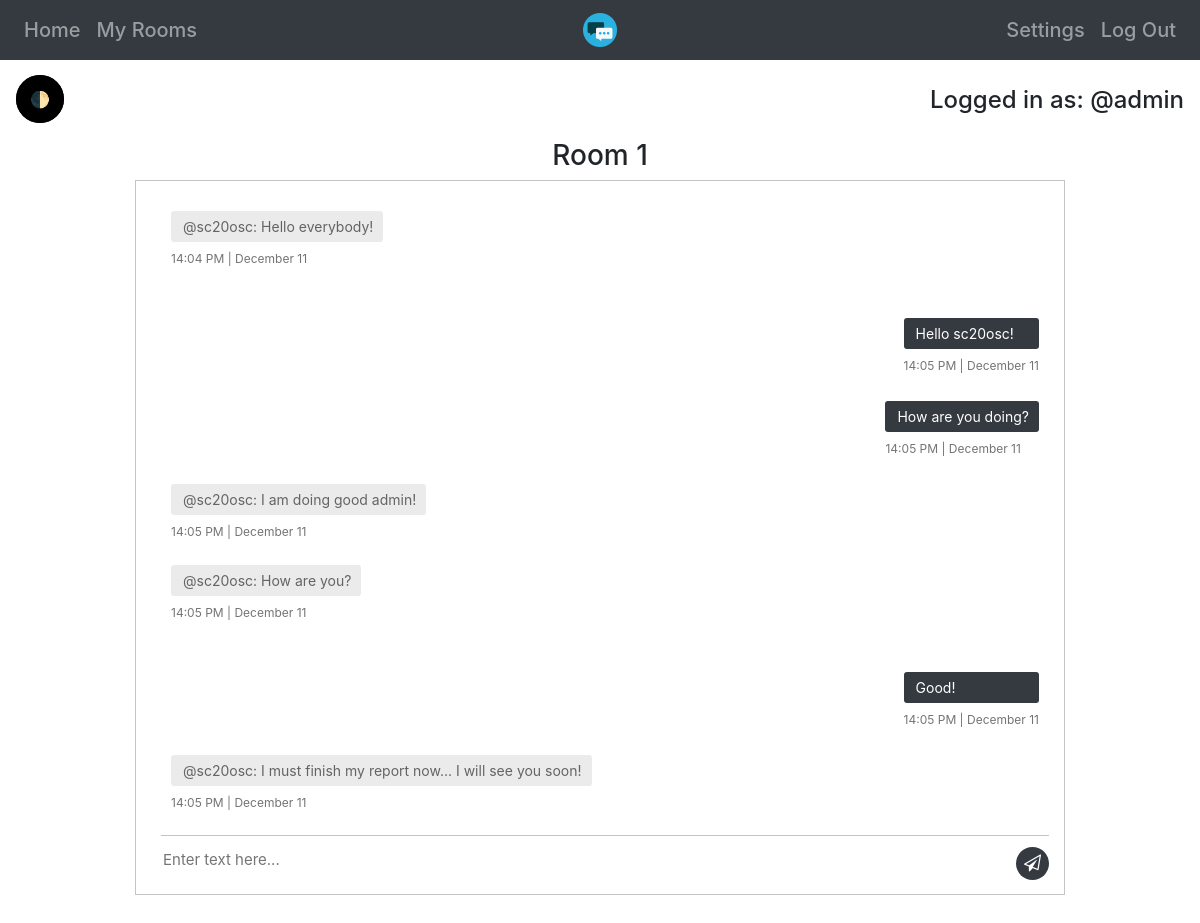
/room/1 (signed in), run on the app's committed database.
### app/models.py (models this page shows)
class Users(UserMixin,db.Model):
  __tablename__='Users'
  id=db.Column(db.Integer,primary_key=True)
  username=db.Column(db.String(20),unique=True)
  email=db.Column(db.String(50),unique=True)
  password=db.Column(db.String)
  rooms=db.relationship("Rooms",secondary='UserRooms',back_populates="users")

class Messages(db.Model):
  __tablename__='Messages'
  id=db.Column(db.Integer,primary_key=True)
  userroom_id=db.Column(db.Integer,db.ForeignKey('UserRooms.id'))
  message=db.Column(db.String(200))
  datetime=db.Column(db.DateTime(timezone=True))

### app/room.py (the view)
@room.route('/room/<room_id>',methods=['GET'])
@login_required
def show(room_id):
  if len(Rooms.query.filter_by(id=room_id).all())==0:
    flash("Room "+str(room_id)+" does not exist", "error")
    log_error(user=current_user,room=room_id,ip=request.remote_addr,error="room-not-exists")
    return redirect(url_for('home.show') + '?error=room-not-exists')
  if UserRooms.query.filter_by(user=current_user.id,room=room_id).count()==0:
    flash("You are not in Room "+str(room_id), "error")
    log_error(user=current_user,room=room_id,ip=request.remote_addr,error="room-must-join-room")
    return redirect(url_for('home.show') + '?error=must-join-room')
  else:
    userrooms=UserRooms.query.filter_by(room=room_id).all()
    messages=[]
    usernames=[]
    times=[]
    for i in range(len(userrooms)):
      userroom_messages=Messages.query.filter_by(userroom_id=userrooms[i].id).all()
      for message in userroom_messages:
        messages.append(message)
    messages.sort(key=lambda r: r.datetime)
    for message in messages:
      times.append(message.datetime.strftime("%H:%M %p | %B %d"))
      userid=UserRooms.query.filter_by(id=message.userroom_id).one().user
      username=Users.query.filter_by(id=userid).one().username
      usernames.append(username)
    return render_template('chatroom.html',room_id=room_id,messages=messages,no_messages=len(messages),usernames=usernames,userroom_id=UserRooms.query.filter_by(user=current_user.id,room=room_id).one().id,times=times)

### app/__init__.py (called while the page is built)
@login_manager.user_loader
def load_user(id):
  return Users.query.get(int(id))

### app/templates/chatroom.html
{% extends "home.html" %}
{% block head %}
<link rel="stylesheet" href="/static/css/rooms.css">
<link rel="stylesheet" href="https://cdnjs.cloudflare.com/ajax/libs/font-awesome/4.7.0/css/font-awesome.css">
{% endblock %}
{% block content %}
<div class="container">
  <h3 class="text-center">Room {{ room_id }}</h3>
  <div class="messaging">
    <div class="inbox_msg">
      <div class="mesgs">
        <div class="msg_history">
          {% for i in range(no_messages) %}
          {% if usernames[i] == current_user.username %}
          <div class="outgoing_msg">
            <div class="sent_msg">
              <p>{{ messages[i].message }}</p>
              <span class="time_date">{{ times[i] }}</span>
            </div>
          </div>
          {% else %}
          <div class="incoming_msg">
            <div class="received_msg">
              <div class="received_withd_msg">
                <p>@{{ usernames[i] }}: {{ messages[i].message }}</p>
                <span class="time_date">{{ times[i] }}</span>
              </div>
            </div>
          </div>
          <br>
          {% endif %}
          {% endfor %}
        </div>
        <br>
        <div class="type_msg">
          <div class="input_msg_write spacebottom">
          <form method="POST" action="/room/chat/{{ room_id }}">
            <input type="text" name="message" class="write_msg inputfieldblack sendchat" placeholder="Enter text here..." required autofocus>
            <button class="msg_send_btn btn-darkmode" type="submit"><i class="fa fa-paper-plane-o" aria-hidden="true" alt="send"></i></button>
          </form>
          </div>
        </div>
      </div>
    </div>
  </div>
</div>
{% endblock %}

### app/templates/home.html (shortened to what this page needs)
{% extends "base.html" %}
{% block navbar %}
<nav class="navbar navbar-expand-md navbar-dark bg-dark">
  <div class="navbar-collapse collapse w-100 order-1 order-md-0 dual-collapse2">
    <ul class="navbar-nav mr-auto">
      <li class="nav-item mb-0 h5"><a class="nav-link" href="/home">Home</a></li>
      <li class="nav-item mb-0 h5"><a class="nav-link" href="/myrooms">My Rooms</a></li>
    </ul>
  </div>
  <div class="mx-auto order-0">
    <a class="navbar-brand mx-auto" href="/home"><img src="/static/favicon.ico" alt="TickTalk" width="34" height="34"></a>
  </div>
  <div class="navbar-collapse collapse w-100 order-3 dual-collapse2">
    <ul class="navbar-nav ml-auto">
      <li class="nav-item mb-0 h5"><a class="nav-link" href="/settings">Settings</a></li>
      <li class="nav-item mb-0 h5"><a class="nav-link" href="/logout">Log Out</a></li>
    </ul>
  </div>
</nav>
<div class="autowidth text-center">
</div>
<h4 class="text-right loggedinuser">Logged in as: @{{ current_user.username }}</h4>
{% endblock %}

### app/templates/base.html (shortened to what this page needs)
<!DOCTYPE html>
<html lang="en">
  <head>
    <link rel="stylesheet" type="text/css" href="https://cdn.jsdelivr.net/npm/cookieconsent@3/build/cookieconsent.min.css">
    <link rel="stylesheet" href="https://stackpath.bootstrapcdn.com/bootstrap/4.2.1/css/bootstrap.min.css">
    <link rel="stylesheet" href="/static/css/style.css">
    <link rel="stylesheet" href="/static/css/forms.css">
    {% block head %}{% endblock %}
  </head>
  <body>
    {% block navbar %}{% endblock %}
    {% block content %}{% endblock %}
  </body>
</html>

### app/static/css/style.css (style rules this page uses)
html, body { max-width: 100%; overflow-x: hidden; }
.sendchat { border-top-left-radius: 4px; border-top-right-radius: 4px; border-bottom-right-radius: 4px; border-bottom-left-radius: 4px; }
.loggedinuser { padding: 16px; }
.spacebottom { padding-bottom: 10px; }
.autowidth { align-self: center; align-items: center; padding-left: 40%; padding-right: 40%; padding-top: 10px; }

### app/static/css/rooms.css (style rules this page uses)
.container { max-width: 80%; padding-bottom: 20px; }
.inbox_msg { border: 1px solid #c4c4c4; clear: both; overflow: hidden; }
.received_msg { display: inline-block; padding: 0 0 0 10px; vertical-align: top; max-width: 80%; }
.received_withd_msg p { background: #ebebeb none repeat scroll 0 0; border-radius: 3px; color: #646464; font-size: 14px; margin: 0; padding: 5px 10px 5px 12px; width: 100%; }
.time_date { color: #747474; display: block; font-size: 12px; margin: 8px 0 0; }
.received_withd_msg { width: 100%; }
.mesgs { float: left; padding: 30px 15px 0 25px; width: 100%; }
.sent_msg p { background: #343a40 none repeat scroll 0 0; border-radius: 3px; font-size: 14px; margin: 0; color: #fff; padding: 5px 10px 5px 12px; width: 100%; }
.outgoing_msg { overflow: hidden; margin: 26px 0 26px; }
.sent_msg { float: right; max-width: 80%; padding-right: 10px; }
.input_msg_write input { background: rgba(0, 0, 0, 0) none repeat scroll 0 0; border: medium none; color: #4c4c4c; font-size: 15px; min-height: 48px; width: 100%; }
.type_msg { border-top: 1px solid #c4c4c4; position: relative; }
.msg_send_btn { background: #343a40 none repeat scroll 0 0; border: medium none; border-radius: 50%; color: #fff; cursor: pointer; font-size: 17px; height: 33px; position: absolute; right: 0; top: 11px; width: 33px; }
.messaging { padding: 0 0 0 0; }
.msg_history { height: 600px; overflow-y: auto; overflow-x: auto; }

### data on the page
Users: username "admin"
Users: username "sc20osc" "sc20osc" "sc20osc" "sc20osc"
Messages: message "Hello everybody!"
Messages: message "Hello sc20osc!"
Messages: message "How are you doing?"
Messages: message "I am doing good admin!"
Messages: message "How are you?"
Messages: message "Good!"
Messages: message "I must finish my report now... I will see you soon!"

### other printed values
{{ room_id }} "1"
{{ times[i] }} "14:04 PM | December 11" "14:05 PM | December 11" "14:05 PM | December 11" "14:05 PM | December 11"
{{ times[i] }} "14:05 PM | December 11" "14:05 PM | December 11" "14:05 PM | December 11"
